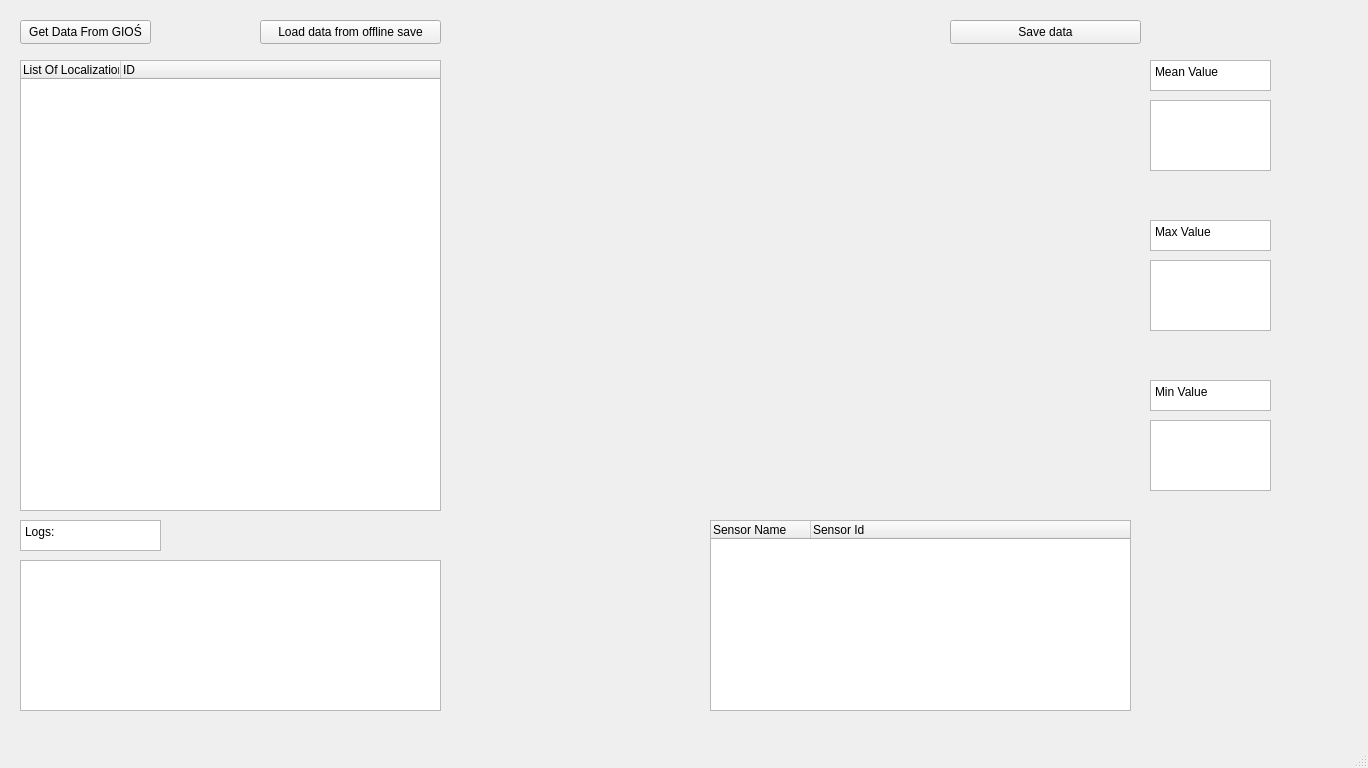
<?xml version="1.0" encoding="UTF-8"?>
<ui version="4.0">
 <class>MainWindow</class>
 <widget class="QMainWindow" name="MainWindow">
  <property name="geometry">
   <rect>
    <x>0</x>
    <y>0</y>
    <width>1368</width>
    <height>768</height>
   </rect>
  </property>
  <property name="windowTitle">
   <string>MainWindow</string>
  </property>
  <widget class="QWidget" name="centralwidget">
   <widget class="QPushButton" name="Download_Database">
    <property name="geometry">
     <rect>
      <x>20</x>
      <y>20</y>
      <width>131</width>
      <height>24</height>
     </rect>
    </property>
    <property name="text">
     <string>Get Data From GIOŚ</string>
    </property>
   </widget>
   <widget class="QTreeWidget" name="ListOfLocations">
    <property name="geometry">
     <rect>
      <x>20</x>
      <y>60</y>
      <width>421</width>
      <height>451</height>
     </rect>
    </property>
    <column>
     <property name="text">
      <string>List Of Localizations</string>
     </property>
    </column>
    <column>
     <property name="text">
      <string>ID</string>
     </property>
    </column>
   </widget>
   <widget class="QWidget" name="WidgetForDisplayOfGraphs" native="true">
    <property name="geometry">
     <rect>
      <x>470</x>
      <y>60</y>
      <width>671</width>
      <height>451</height>
     </rect>
    </property>
   </widget>
   <widget class="QPushButton" name="loadOfflineDatabase">
    <property name="geometry">
     <rect>
      <x>260</x>
      <y>20</y>
      <width>181</width>
      <height>24</height>
     </rect>
    </property>
    <property name="text">
     <string>Load data from offline save</string>
    </property>
   </widget>
   <widget class="QPushButton" name="saveData">
    <property name="geometry">
     <rect>
      <x>950</x>
      <y>20</y>
      <width>191</width>
      <height>24</height>
     </rect>
    </property>
    <property name="text">
     <string>Save data</string>
    </property>
   </widget>
   <widget class="QTextEdit" name="meanValue">
    <property name="geometry">
     <rect>
      <x>1150</x>
      <y>100</y>
      <width>121</width>
      <height>71</height>
     </rect>
    </property>
    <property name="readOnly">
     <bool>true</bool>
    </property>
   </widget>
   <widget class="QTextEdit" name="meanValueTitle">
    <property name="geometry">
     <rect>
      <x>1150</x>
      <y>60</y>
      <width>121</width>
      <height>31</height>
     </rect>
    </property>
    <property name="readOnly">
     <bool>true</bool>
    </property>
    <property name="html">
     <string>&lt;!DOCTYPE HTML PUBLIC &quot;-//W3C//DTD HTML 4.0//EN&quot; &quot;http://www.w3.org/TR/REC-html40/strict.dtd&quot;&gt;
&lt;html&gt;&lt;head&gt;&lt;meta name=&quot;qrichtext&quot; content=&quot;1&quot; /&gt;&lt;meta charset=&quot;utf-8&quot; /&gt;&lt;style type=&quot;text/css&quot;&gt;
p, li { white-space: pre-wrap; }
hr { height: 1px; border-width: 0; }
li.unchecked::marker { content: &quot;\2610&quot;; }
li.checked::marker { content: &quot;\2612&quot;; }
&lt;/style&gt;&lt;/head&gt;&lt;body style=&quot; font-family:'Segoe UI'; font-size:9pt; font-weight:400; font-style:normal;&quot;&gt;
&lt;p style=&quot; margin-top:0px; margin-bottom:0px; margin-left:0px; margin-right:0px; -qt-block-indent:0; text-indent:0px;&quot;&gt;Mean Value&lt;/p&gt;&lt;/body&gt;&lt;/html&gt;</string>
    </property>
   </widget>
   <widget class="QTextEdit" name="maxValue">
    <property name="geometry">
     <rect>
      <x>1150</x>
      <y>260</y>
      <width>121</width>
      <height>71</height>
     </rect>
    </property>
    <property name="readOnly">
     <bool>true</bool>
    </property>
   </widget>
   <widget class="QTextEdit" name="maxValueTitle">
    <property name="geometry">
     <rect>
      <x>1150</x>
      <y>220</y>
      <width>121</width>
      <height>31</height>
     </rect>
    </property>
    <property name="readOnly">
     <bool>true</bool>
    </property>
    <property name="html">
     <string>&lt;!DOCTYPE HTML PUBLIC &quot;-//W3C//DTD HTML 4.0//EN&quot; &quot;http://www.w3.org/TR/REC-html40/strict.dtd&quot;&gt;
&lt;html&gt;&lt;head&gt;&lt;meta name=&quot;qrichtext&quot; content=&quot;1&quot; /&gt;&lt;meta charset=&quot;utf-8&quot; /&gt;&lt;style type=&quot;text/css&quot;&gt;
p, li { white-space: pre-wrap; }
hr { height: 1px; border-width: 0; }
li.unchecked::marker { content: &quot;\2610&quot;; }
li.checked::marker { content: &quot;\2612&quot;; }
&lt;/style&gt;&lt;/head&gt;&lt;body style=&quot; font-family:'Segoe UI'; font-size:9pt; font-weight:400; font-style:normal;&quot;&gt;
&lt;p style=&quot; margin-top:0px; margin-bottom:0px; margin-left:0px; margin-right:0px; -qt-block-indent:0; text-indent:0px;&quot;&gt;Max Value&lt;/p&gt;&lt;/body&gt;&lt;/html&gt;</string>
    </property>
   </widget>
   <widget class="QTextEdit" name="minValueTitle">
    <property name="geometry">
     <rect>
      <x>1150</x>
      <y>380</y>
      <width>121</width>
      <height>31</height>
     </rect>
    </property>
    <property name="readOnly">
     <bool>true</bool>
    </property>
    <property name="html">
     <string>&lt;!DOCTYPE HTML PUBLIC &quot;-//W3C//DTD HTML 4.0//EN&quot; &quot;http://www.w3.org/TR/REC-html40/strict.dtd&quot;&gt;
&lt;html&gt;&lt;head&gt;&lt;meta name=&quot;qrichtext&quot; content=&quot;1&quot; /&gt;&lt;meta charset=&quot;utf-8&quot; /&gt;&lt;style type=&quot;text/css&quot;&gt;
p, li { white-space: pre-wrap; }
hr { height: 1px; border-width: 0; }
li.unchecked::marker { content: &quot;\2610&quot;; }
li.checked::marker { content: &quot;\2612&quot;; }
&lt;/style&gt;&lt;/head&gt;&lt;body style=&quot; font-family:'Segoe UI'; font-size:9pt; font-weight:400; font-style:normal;&quot;&gt;
&lt;p style=&quot; margin-top:0px; margin-bottom:0px; margin-left:0px; margin-right:0px; -qt-block-indent:0; text-indent:0px;&quot;&gt;Min Value&lt;/p&gt;&lt;/body&gt;&lt;/html&gt;</string>
    </property>
   </widget>
   <widget class="QTextEdit" name="minValue">
    <property name="geometry">
     <rect>
      <x>1150</x>
      <y>420</y>
      <width>121</width>
      <height>71</height>
     </rect>
    </property>
    <property name="readOnly">
     <bool>true</bool>
    </property>
   </widget>
   <widget class="QTreeWidget" name="ListOfSensorsNew">
    <property name="geometry">
     <rect>
      <x>710</x>
      <y>520</y>
      <width>421</width>
      <height>191</height>
     </rect>
    </property>
    <column>
     <property name="text">
      <string>Sensor Name</string>
     </property>
    </column>
    <column>
     <property name="text">
      <string>Sensor Id</string>
     </property>
    </column>
   </widget>
   <widget class="QTextEdit" name="logsData">
    <property name="geometry">
     <rect>
      <x>20</x>
      <y>560</y>
      <width>421</width>
      <height>151</height>
     </rect>
    </property>
    <property name="readOnly">
     <bool>true</bool>
    </property>
   </widget>
   <widget class="QTextEdit" name="titleOfLogsData">
    <property name="geometry">
     <rect>
      <x>20</x>
      <y>520</y>
      <width>141</width>
      <height>31</height>
     </rect>
    </property>
    <property name="readOnly">
     <bool>true</bool>
    </property>
    <property name="html">
     <string>&lt;!DOCTYPE HTML PUBLIC &quot;-//W3C//DTD HTML 4.0//EN&quot; &quot;http://www.w3.org/TR/REC-html40/strict.dtd&quot;&gt;
&lt;html&gt;&lt;head&gt;&lt;meta name=&quot;qrichtext&quot; content=&quot;1&quot; /&gt;&lt;meta charset=&quot;utf-8&quot; /&gt;&lt;style type=&quot;text/css&quot;&gt;
p, li { white-space: pre-wrap; }
hr { height: 1px; border-width: 0; }
li.unchecked::marker { content: &quot;\2610&quot;; }
li.checked::marker { content: &quot;\2612&quot;; }
&lt;/style&gt;&lt;/head&gt;&lt;body style=&quot; font-family:'Segoe UI'; font-size:9pt; font-weight:400; font-style:normal;&quot;&gt;
&lt;p style=&quot; margin-top:0px; margin-bottom:0px; margin-left:0px; margin-right:0px; -qt-block-indent:0; text-indent:0px;&quot;&gt;Logs:&lt;/p&gt;&lt;/body&gt;&lt;/html&gt;</string>
    </property>
   </widget>
  </widget>
  <widget class="QMenuBar" name="menubar">
   <property name="geometry">
    <rect>
     <x>0</x>
     <y>0</y>
     <width>1368</width>
     <height>22</height>
    </rect>
   </property>
  </widget>
  <widget class="QStatusBar" name="statusbar"/>
 </widget>
 <resources/>
 <connections/>
</ui>
